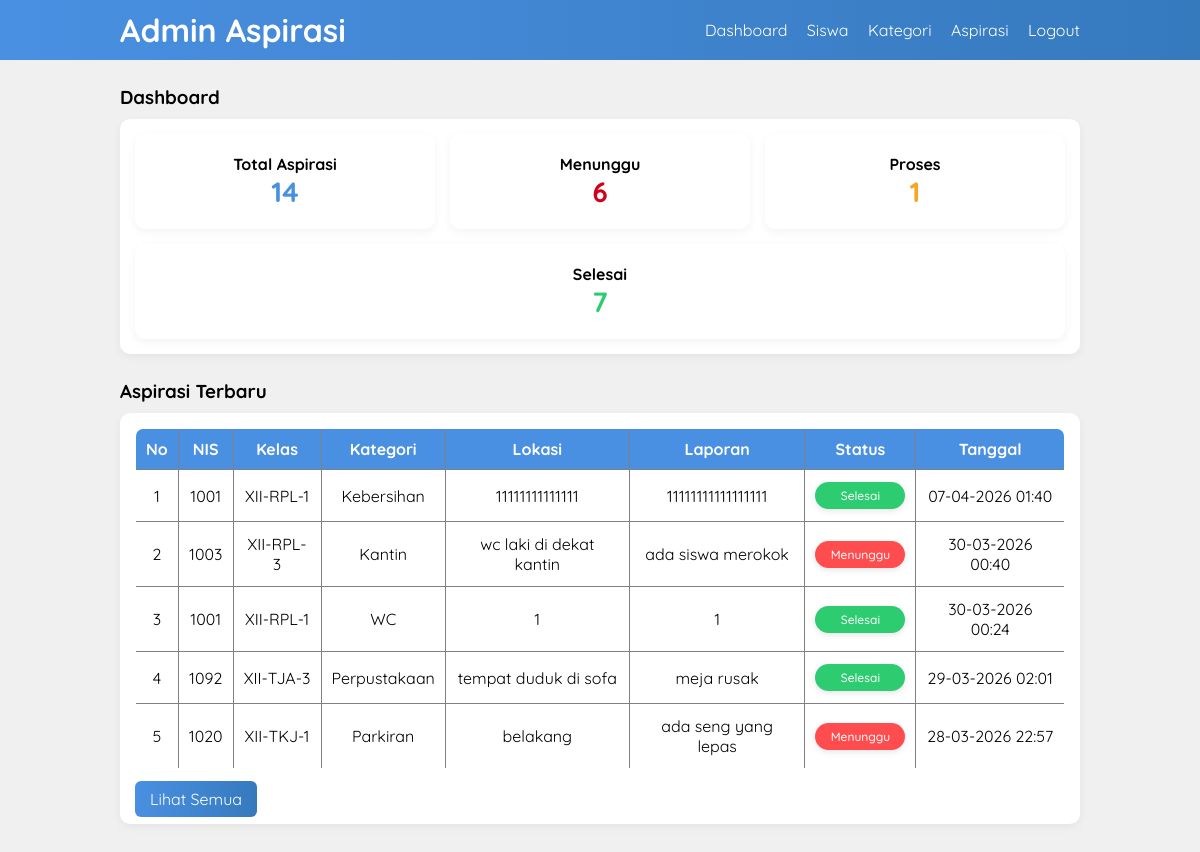
/dashboard-admin.php (signed in), run on the app's committed database.
### tables this page shows
CREATE TABLE `tb_input_aspirasi` (
  `id_pelaporan` int(11) NOT NULL,
  `nis` int(11) DEFAULT NULL,
  `id_kategori` int(11) DEFAULT NULL,
  `lokasi` varchar(50) DEFAULT NULL,
  `ket` varchar(100) DEFAULT NULL,
  `created_at` datetime DEFAULT current_timestamp()
);

CREATE TABLE `tb_siswa` (
  `nis` int(11) NOT NULL,
  `kelas` varchar(30) DEFAULT NULL
);

CREATE TABLE `tb_kategori` (
  `id_kategori` int(11) NOT NULL,
  `ket_kategori` varchar(50) DEFAULT NULL
);

CREATE TABLE `tb_aspirasi` (
  `id_aspirasi` int(11) NOT NULL,
  `status` enum('Menunggu','Proses','Selesai') DEFAULT 'Menunggu',
  `id_pelaporan` int(11) DEFAULT NULL,
  `feedback` text DEFAULT NULL
);

### dashboard-admin.php (the view, shortened to what this page needs)
<?php
include 'db.php';
$recent = mysqli_query($conn, "
    SELECT i.*, a.status, k.ket_kategori, s.kelas
    FROM tb_input_aspirasi i
    JOIN tb_aspirasi a ON i.id_pelaporan = a.id_pelaporan
    JOIN tb_kategori k ON i.id_kategori = k.id_kategori
    JOIN tb_siswa s ON i.nis = s.nis
    ORDER BY i.created_at DESC
    LIMIT 5
");
$total = mysqli_fetch_assoc(mysqli_query($conn, "
    SELECT COUNT(*) AS total
    FROM tb_input_aspirasi
"))['total'];
$menunggu = mysqli_fetch_assoc(mysqli_query($conn, "
    SELECT COUNT(*) AS total
    FROM tb_input_aspirasi i
    JOIN tb_aspirasi a ON i.id_pelaporan = a.id_pelaporan
    WHERE a.status='Menunggu'
"))['total'];
$proses = mysqli_fetch_assoc(mysqli_query($conn, "
    SELECT COUNT(*) AS total
    FROM tb_input_aspirasi i
    JOIN tb_aspirasi a ON i.id_pelaporan = a.id_pelaporan
    WHERE a.status='Proses'
"))['total'];
$selesai = mysqli_fetch_assoc(mysqli_query($conn, "
    SELECT COUNT(*) AS total
    FROM tb_input_aspirasi i
    JOIN tb_aspirasi a ON i.id_pelaporan = a.id_pelaporan
    WHERE a.status='Selesai'
"))['total'];
?>
<!DOCTYPE html>
<html>
<head>
    <link rel="stylesheet" href="css/style.css">
</head>
<body>
    <header>
        <div class="container">
            <h1>Admin Aspirasi</h1>
            <ul>
                <li><a href="dashboard-admin.php">Dashboard</a></li>
                <li><a href="siswa-admin.php">Siswa</a></li>
                <li><a href="kategori-admin.php">Kategori</a></li>
                <li><a href="aspirasi-admin.php">Aspirasi</a></li>
                <li><a href="logout.php">Logout</a></li>
            </ul>
        </div>
    </header>
    <div class="section">
        <div class="container">
            <h3>Dashboard</h3>
            <div class="box">
                <div class="card-container">
                    <div class="card card-biru">
                        <h4>Total Aspirasi</h4>
                        <h2><?= $total ?></h2>
                    </div>
                    <div class="card card-merah">
                        <h4>Menunggu</h4>
                        <h2><?= $menunggu ?></h2>
                    </div>
                    <div class="card card-kuning">
                        <h4>Proses</h4>
                        <h2><?= $proses ?></h2>
                    </div>
                    <div class="card card-hijau">
                        <h4>Selesai</h4>
                        <h2><?= $selesai ?></h2>
                    </div>
                </div>
            </div>
            <h3>Aspirasi Terbaru</h3>
            <div class="box">
                <table border="1" class="table-center">
                    <tr>
                        <th>No</th>
                        <th>NIS</th>
                        <th>Kelas</th>
                        <th>Kategori</th>
                        <th>Lokasi</th>
                        <th>Laporan</th>
                        <th>Status</th>
                        <th>Tanggal</th>
                    </tr>
                    <?php $no = 1; ?>
                    <?php while ($row = mysqli_fetch_array($recent)) { ?>
                        <tr>
                            <td><?= $no++ ?></td>
                            <td><?= $row['nis'] ?></td>
                            <td><?= $row['kelas'] ?></td>
                            <td><?= $row['ket_kategori'] ?></td>
                            <td><?= $row['lokasi'] ?></td>
                            <td><?= $row['ket'] ?></td>
                            <td>
                                <span class="badge
                                        <?= $row['status'] == 'Menunggu' ? 'badge-merah' : '' ?>
                                        <?= $row['status'] == 'Proses' ? 'badge-kuning' : '' ?>
                                        <?= $row['status'] == 'Selesai' ? 'badge-hijau' : '' ?>
                                    ">
                                    <?= $row['status'] ?>
                                </span>
                            </td>
                            <td><?= date("d-m-Y H:i", strtotime($row['created_at'])) ?></td>
                        </tr>
                    <?php } ?>
                </table>
                <br>
                <a href="aspirasi-admin.php" class="btn">Lihat Semua</a>
            </div>
        </div>
    </div>
</body>
</html>

### css/style.css (style rules this page uses)
* { padding: 0; margin: 0; font-family: 'Quicksand', sans-serif; }
body { background-color: #f0f0f0; }
a { color: inherit; text-decoration: none; }
.btn { padding: 8px 15px; background: linear-gradient(90deg, #4A90E2, #357ABD); color: #fff; border: none; cursor: pointer; border-radius: 6px; transition: 0.3s; }
header { background: linear-gradient(90deg, #4A90E2, #357ABD); color: #fff; }
header h1 { float: left; padding: 10px 0; }
header ul { float: right; }
header ul li { display: inline-block; }
header ul li a { padding: 20px 0 20px 15px; display: inline-block; color: #fff; }
.container { width: 80%; margin: 0 auto; }
.container::after { content: ''; display: block; clear: both; }
.section { padding: 25px 0; }
.box { background-color: #fff; padding: 15px; margin: 10px 0 25px 0; border-radius: 10px; box-shadow: 0 3px 10px rgba(0,0,0,0.05); }
table { width: 100%; border-collapse: collapse; border-radius: 8px; overflow: hidden; }
table th { background-color: #4A90E2; color: #fff; padding: 10px; }
table td { padding: 12px 10px; }
.table-center th, .table-center td { text-align: center; }
.card-container { display: flex; gap: 15px; flex-wrap: wrap; }
.card { flex: 1; min-width: 200px; background: #fff; border-radius: 10px; padding: 20px; text-align: center; box-shadow: 0 3px 10px rgba(0,0,0,0.05); transition: 0.3s; }
.card h2 { font-size: 28px; }
.card-biru h2 { color: #4A90E2; }
.card-merah h2 { color: #D0021B; }
.card-kuning h2 { color: #F5A623; }
.card-hijau h2 { color: #2ECC71; }
.badge { display: inline-block; width: 90px; text-align: center; padding: 6px 0; border-radius: 20px; color: #fff; font-size: 12px; font-weight: 500; box-shadow: 0 2px 6px rgba(0,0,0,0.1); }
.badge-merah { background-color: #ff4d4f; }
.badge-hijau { background-color: #2ecc71; }

### data on the page
tb_input_aspirasi: nis "1001", nis.kelas "XII-RPL-1", id_kategori.ket_kategori "Kebersihan", lokasi "11111111111111", ket "11111111111111111", tb_aspirasi.status "Selesai", created_at "07-04-2026 01:40"
tb_input_aspirasi: nis "1003", nis.kelas "XII-RPL-3", id_kategori.ket_kategori "Kantin", lokasi "wc laki di dekat kantin", ket "ada siswa merokok", tb_aspirasi.status "Menunggu", created_at "30-03-2026 00:40"
tb_input_aspirasi: nis "1001", nis.kelas "XII-RPL-1", id_kategori.ket_kategori "WC", lokasi "1", ket "1", tb_aspirasi.status "Selesai", created_at "30-03-2026 00:24"
tb_input_aspirasi: nis "1092", nis.kelas "XII-TJA-3", id_kategori.ket_kategori "Perpustakaan", lokasi "tempat duduk di sofa", ket "meja rusak", tb_aspirasi.status "Selesai", created_at "29-03-2026 02:01"
tb_input_aspirasi: nis "1020", nis.kelas "XII-TKJ-1", id_kategori.ket_kategori "Parkiran", lokasi "belakang", ket "ada seng yang lepas", tb_aspirasi.status "Menunggu", created_at "28-03-2026 22:57"

### other printed values
$total "14"
$menunggu "6"
$proses "1"
$selesai "7"
